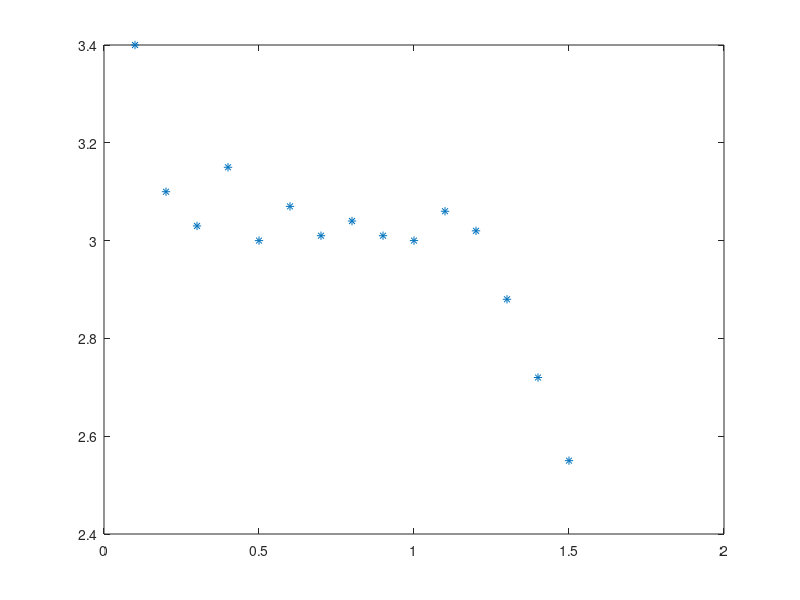

Source code (MATLAB):
gain=[3.4,3.1,3.03,3.15,3,3.07,3.01,3.04,3.01,3,3.06,3.02,2.88,2.72,2.55];
vout=[0.1,0.2,0.3,0.4,0.5,0.6,0.7,0.8,0.9,1.0,1.1,1.2,1.3,1.4,1.5];
plot(vout,gain,'*');